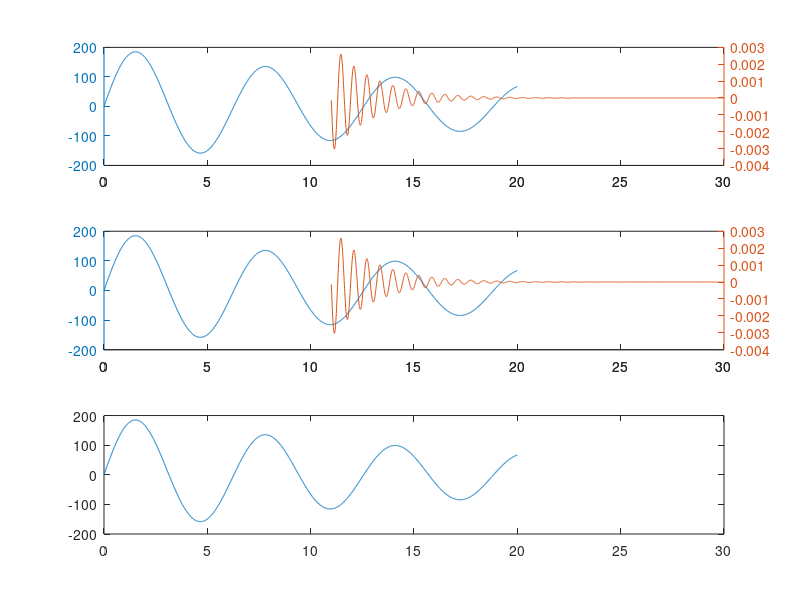
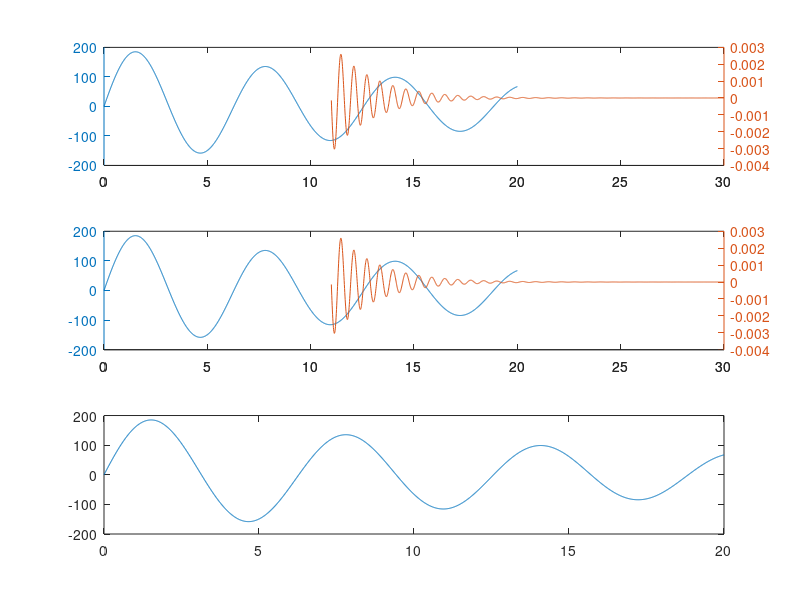

Write the MATLAB code that produced these figures, in order. (Note: this script raises an error after producing the figures.)
%% The problem

figure;

axh1 = subplot(311)

x1 = 0:0.01:20;
x2 = 11:0.01:30;
y1 = 200*exp(-0.05*x1).*sin(x1);
y2 = 0.8*exp(-0.5*x2).*sin(10*x2);
a = plotyy(x1,y1,x2,y2)
zoom('xon')



axh2 = subplot(312)

x1 = 0:0.01:20;
x2 = 11:0.01:30;
y1 = 200*exp(-0.05*x1).*sin(x1);
y2 = 0.8*exp(-0.5*x2).*sin(10*x2);
b = plotyy(x1,y1,x2,y2)
zoom('xon')


axh3 = subplot(313)

x1 = 0:0.01:20;
x2 = 200*exp(-0.05*x1).*cos(x1);
c = plot(x1,y1)
zoom('xon')

% linkaxes([axh1(:) axh2(:)],'x')
linkaxes([axh1 axh2 axh3],'x')

%% How it's fixed

figure;

axh1 = subplot(311)

x1 = 0:0.01:20;
x2 = 11:0.01:30;
y1 = 200*exp(-0.05*x1).*sin(x1);
y2 = 0.8*exp(-0.5*x2).*sin(10*x2);
a = plotyy(x1,y1,x2,y2)
zoom('xon')



axh2 = subplot(312)

x1 = 0:0.01:20;
x2 = 11:0.01:30;
y1 = 200*exp(-0.05*x1).*sin(x1);
y2 = 0.8*exp(-0.5*x2).*sin(10*x2);
b = plotyy(x1,y1,x2,y2)
zoom('xon')


axh3 = subplot(313)

x1 = 0:0.01:20;
x2 = 200*exp(-0.05*x1).*cos(x1);
c = plot(x1,y1)
zoom('xon')

% linkaxes([axh1(:) axh2(:)],'x')
linkaxes([a b axh3],'x')